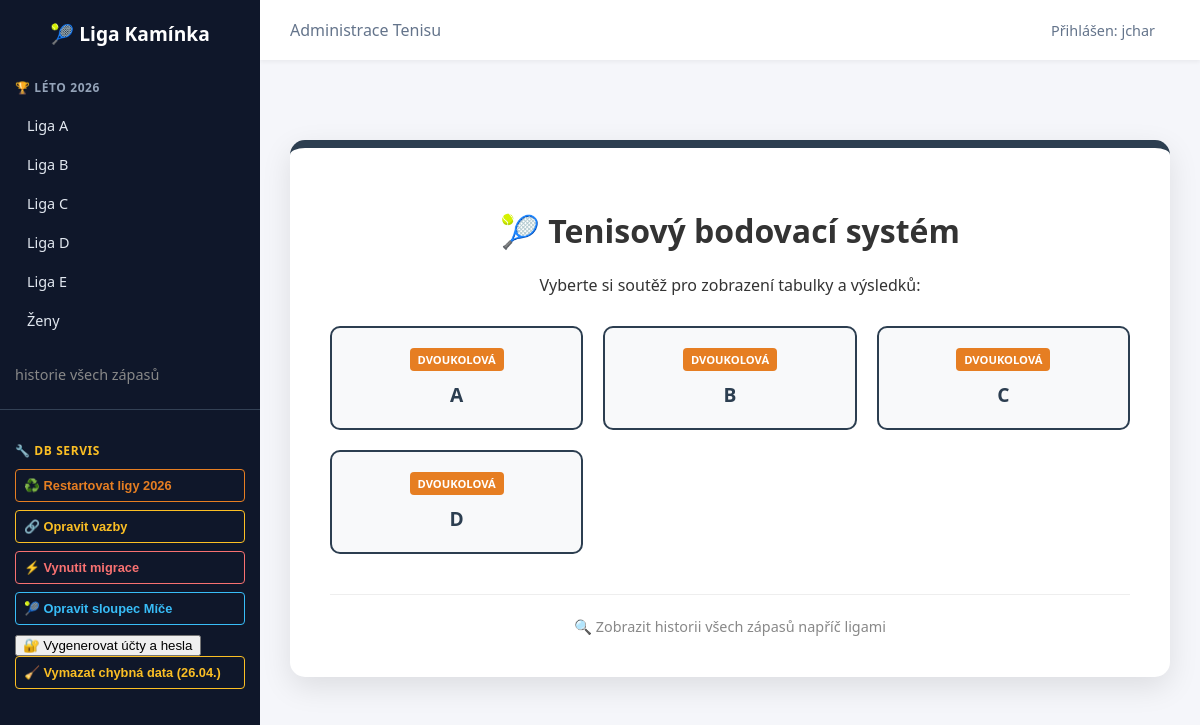
/tenis/ (signed in), run on an earlier commit of the app's database.
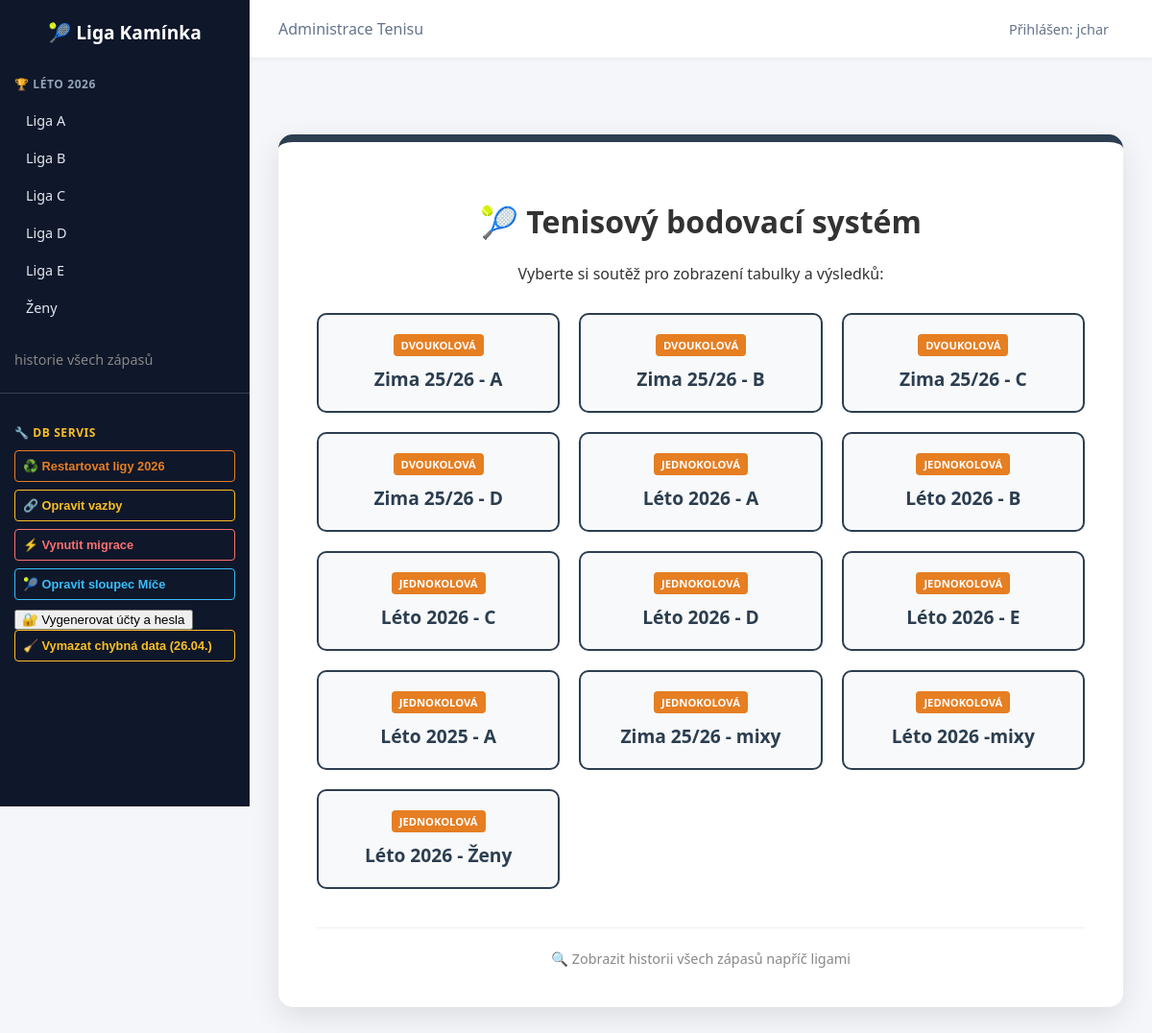
And on a later commit of the database.
### tenis_app/models.py (models this page shows, shortened)
class Soutez(models.Model):
    slug = models.SlugField(unique=True, max_length=50)
    nazev = models.CharField(max_length=100)
    typ = models.CharField(max_length=2, choices=[('1K', 'Jednokolová'), ('2K', 'Dvoukolová')], default='1K')
    aktivni = models.BooleanField(default=True)

### tenis_app/views.py (the view)
# urls.py: path('', views.tenis_index, name='tenis_index'),
@login_required
def tenis_index(request):
    souteze = Soutez.objects.filter(aktivni=True)
    return render(request, 'tenis_app/index.html', {'souteze': souteze})

### tenis_app/templates/tenis_app/index.html (shortened to what this page needs)
{% extends "base.html" %}
{% block content %}
<div class="welcome-card">
    <h1>🎾 Tenisový bodovací systém</h1>
    <p>Vyberte si soutěž pro zobrazení tabulky a výsledků:</p>
    <div class="league-grid">
        {% for s in souteze %}
            <a href="{% url 'detail_souteze' soutez_slug=s.slug %}" class="league-button">
                <span class="badge-type">{{ s.get_typ_display }}</span>
                <span style="font-size: 1.2rem;">{{ s.nazev }}</span>
            </a>
        {% empty %}
            <p>Zatím nebyly vytvořeny žádné aktivní soutěže. <br>
               Běžte do <a href="/admin/tenis_app/soutez/">Adminu</a> a jednu přidejte!</p>
        {% endfor %}
    </div>
    <div style="margin-top: 40px; padding-top: 20px; border-top: 1px solid #eee;">
        <a href="{% url 'prehled_vsech_zapasu' %}" style="color: #888; text-decoration: none; font-size: 0.9rem;">
            🔍 Zobrazit historii všech zápasů napříč ligami
        </a>
    </div>
</div>
{% endblock %}

### tenis_app/templates/base.html (shortened to what this page needs)
{% load static %}
<!DOCTYPE html>
<html lang="cs">
<head>
</head>
<body>
    <nav class="sidebar">
        <div style="padding: 0 25px 20px; text-align: center;">
            <a href="/" style="text-decoration: none; color: white; font-weight: bold; font-size: 1.2rem;">🎾 Liga Kamínka</a>
        </div>
        <div class="nav-section">
            <h3 class="nav-title">🏆 Léto 2026</h3>
            <ul class="nav-list">
                <li><a href="{% url 'detail_souteze' soutez_slug='26_kaminka_leto_A' %}" class="nav-link">Liga A</a></li>
                <li><a href="{% url 'detail_souteze' soutez_slug='26_kaminka_leto_B' %}" class="nav-link">Liga B</a></li>
                <li><a href="{% url 'detail_souteze' soutez_slug='26_kaminka_leto_C' %}" class="nav-link">Liga C</a></li>
                <li><a href="{% url 'detail_souteze' soutez_slug='26_kaminka_leto_D' %}" class="nav-link">Liga D</a></li>
                <li><a href="{% url 'detail_souteze' soutez_slug='26_kaminka_leto_E' %}" class="nav-link">Liga E</a></li>
                <li><a href="{% url 'detail_souteze' soutez_slug='26_kaminka_leto_z' %}" class="nav-link">Ženy</a></li>
            </ul>
        </div>
        <div class="nav-section">
            <a href="{% url 'prehled_vsech_zapasu' %}" style="color: #888; text-decoration: none; font-size: 0.9rem; display: block; margin-bottom: 10px;">
                historie všech zápasů
            </a>
        </div>
		{% if user.is_superuser %}
		<div class="nav-section" style="border-top: 1px solid #334155; padding-top: 20px; margin-top: 20px;">
			<h3 class="nav-title" style="color: #fbbf24;">🔧 DB SERVIS</h3>
			<ul class="nav-list">
				<li>
					<form action="{% url 'admin_tools' %}" method="post">
						<button type="submit" class="admin-btn" style="color: #e67e22; border-color: #e67e22;"
								onclick="return confirm('POZOR: Tato akce smaže všechny zápasy v ligách 2026 a vygeneruje nové se spravedlivým rozdělením míčů. Pokračovat?')">
							♻️ Restartovat ligy 2026
						</button>
					</form>
				</li>
				<li>
					<form action="{% url 'admin_tools' %}" method="post">
						<button type="submit" class="admin-btn btn-warn">🔗 Opravit vazby</button>
					</form>
				</li>
				<li>
					<form action="{% url 'admin_tools' %}" method="post">
						<button type="submit" class="admin-btn btn-danger">⚡ Vynutit migrace</button>
					</form>
				</li>
				<li>
					<form action="{% url 'admin_tools' %}" method="post">
						<button type="submit" class="admin-btn btn-info">🎾 Opravit sloupec Míče</button>
					</form>
				</li>
				<li>
				<form method="post" action="{% url 'admin_tools_launcher' %}">
					<button type="submit" name="akce" value="vytvor_hrace" class="btn-submit">
						🔐 Vygenerovat účty a hesla
					</button>
				</form>
				</li>
				<li>
					<form action="{% url 'admin_tools' %}" method="post">
						<button type="submit" class="admin-btn btn-warn" onclick="return confirm('Opravdu smazat datum u všech neodehraných zápasů?')">
							🧹 Vymazat chybná data (26.04.)
						</button>
					</form>
				</li>
			</ul>
		</div>
		{% endif %}
    </nav>
    <div class="main-wrapper">
        <header class="top-navbar">
            <div style="color: #64748b; font-weight: 500;">Administrace Tenisu</div>
            <div>
                {% if user.is_authenticated %}
                    <span style="font-size: 0.9rem; color: #64748b; margin-right: 15px;">Přihlášen: {{ user.username }}</span>
                {% endif %}
            </div>
        </header>
        <main class="main-content">
            {% block content %}
            {% endblock %}
        </main>
    </div>
</body>
</html>

### tenis_app/templates/base.html (style rules this page uses)
:root { --navy: #1e293b; --clay: #e67e22; --clay-dark: #d35400; --border: #dcdde1; --win: #27ae60; --bg: #f5f6fa; --sidebar-bg: #0f172a; }
body { font-family: 'Segoe UI', Tahoma, Geneva, Verdana, sans-serif; margin: 0; background-color: var(--bg); color: #333; display: flex; min-height: 100vh; }
.sidebar { width: 260px; background: var(--sidebar-bg); color: white; padding: 20px 0; flex-shrink: 0; position: sticky; top: 0; height: 100vh; overflow-y: auto; }
.nav-section { margin-bottom: 25px; padding: 0 15px; }
.nav-title { font-size: 0.75rem; text-transform: uppercase; color: #94a3b8; margin-bottom: 10px; letter-spacing: 0.05em; }
.nav-list { list-style: none; padding: 0; margin: 0; }
.nav-link { display: block; padding: 10px 12px; color: #e2e8f0; text-decoration: none; border-radius: 6px; transition: 0.2s; font-size: 0.9rem; }
.admin-btn { width: 100%; background: transparent; border: 1px solid; padding: 8px; border-radius: 4px; cursor: pointer; font-size: 0.8rem; font-weight: bold; transition: 0.2s; text-align: left; margin-bottom: 8px; }
.btn-warn { color: #fbbf24; border-color: #fbbf24; }
.btn-danger { color: #f87171; border-color: #f87171; }
.btn-info { color: #38bdf8; border-color: #38bdf8; }
.main-wrapper { flex-grow: 1; display: flex; flex-direction: column; }
.top-navbar { background: white; height: 60px; display: flex; align-items: center; justify-content: space-between; padding: 0 30px; box-shadow: 0 2px 4px rgba(0,0,0,0.05); }
.main-content { padding: 30px; }

### tenis_app/templates/tenis_app/index.html (style rules this page uses)
.welcome-card { background: white; padding: 40px; border-radius: 15px; box-shadow: 0 10px 30px rgba(0,0,0,0.1); text-align: center; margin-top: 50px; border-top: 8px solid #2c3e50; }
.league-grid { display: grid; grid-template-columns: repeat(auto-fit, minmax(250px, 1fr)); gap: 20px; margin-top: 30px; }
.league-button { background: #f8f9fa; border: 2px solid #2c3e50; padding: 20px; border-radius: 10px; text-decoration: none; color: #2c3e50; font-weight: bold; transition: all 0.3s ease; display: flex; flex-direction: column; align-items: center; gap: 10px; }
.badge-type { font-size: 0.7rem; padding: 4px 8px; border-radius: 4px; background: #e67e22; color: white; text-transform: uppercase; }

What changed in the data, as far as the page shows it:
changed Soutez: nazev "A" → "Zima 25/26 - A"
changed Soutez: nazev "B" → "Zima 25/26 - B"
changed Soutez: nazev "C" → "Zima 25/26 - C"
changed Soutez: nazev "D" → "Zima 25/26 - D"
added Soutez: typ "JEDNOKOLOVÁ", nazev "Léto 2026 - A"
added Soutez: typ "JEDNOKOLOVÁ", nazev "Léto 2026 - B"
added Soutez: typ "JEDNOKOLOVÁ", nazev "Léto 2026 - C"
added Soutez: typ "JEDNOKOLOVÁ", nazev "Léto 2026 - D"
added Soutez: typ "JEDNOKOLOVÁ", nazev "Léto 2026 - E"
added Soutez: typ "JEDNOKOLOVÁ", nazev "Léto 2025 - A"
added Soutez: typ "JEDNOKOLOVÁ", nazev "Zima 25/26 - mixy"
added Soutez: typ "JEDNOKOLOVÁ", nazev "Léto 2026 -mixy"
added Soutez: typ "JEDNOKOLOVÁ", nazev "Léto 2026 - Ženy"
